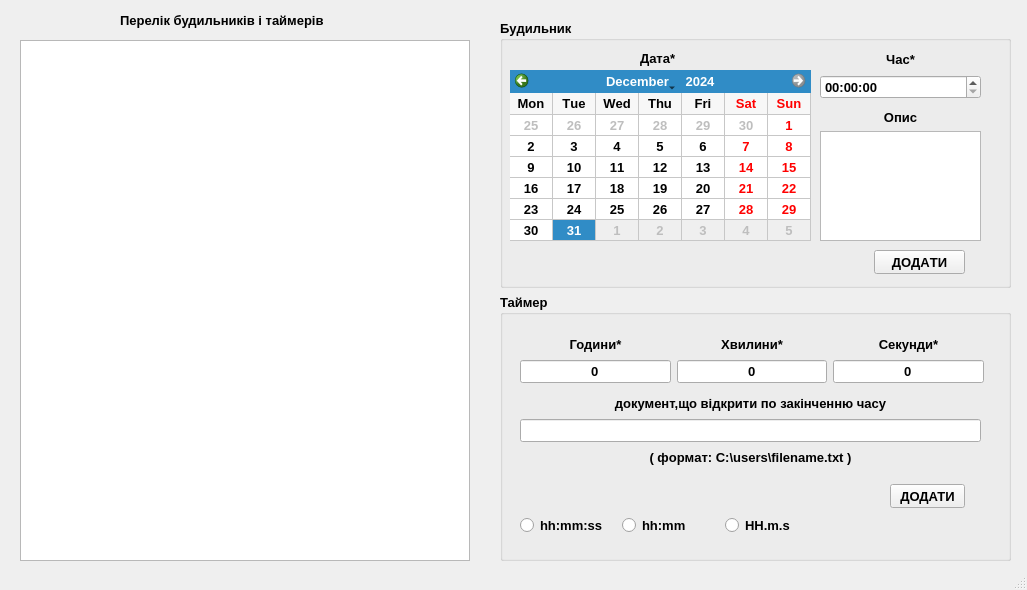
<?xml version="1.0" encoding="UTF-8"?>
<ui version="4.0">
 <class>MainWindow</class>
 <widget class="QMainWindow" name="MainWindow">
  <property name="geometry">
   <rect>
    <x>0</x>
    <y>0</y>
    <width>1027</width>
    <height>590</height>
   </rect>
  </property>
  <property name="windowTitle">
   <string>MainWindow</string>
  </property>
  <widget class="QWidget" name="centralwidget">
   <widget class="QListWidget" name="listWidget">
    <property name="geometry">
     <rect>
      <x>20</x>
      <y>40</y>
      <width>450</width>
      <height>521</height>
     </rect>
    </property>
   </widget>
   <widget class="QLabel" name="label_8">
    <property name="geometry">
     <rect>
      <x>120</x>
      <y>10</y>
      <width>211</width>
      <height>20</height>
     </rect>
    </property>
    <property name="font">
     <font>
      <pointsize>10</pointsize>
      <bold>true</bold>
     </font>
    </property>
    <property name="text">
     <string>Перелік будильників і таймерів</string>
    </property>
   </widget>
   <widget class="QWidget" name="layoutWidget">
    <property name="geometry">
     <rect>
      <x>500</x>
      <y>20</y>
      <width>511</width>
      <height>541</height>
     </rect>
    </property>
    <layout class="QVBoxLayout" name="verticalLayout_3">
     <item>
      <widget class="QGroupBox" name="groupBox">
       <property name="font">
        <font>
         <pointsize>10</pointsize>
         <bold>true</bold>
         <kerning>false</kerning>
        </font>
       </property>
       <property name="title">
        <string notr="true">Будильник</string>
       </property>
       <property name="flat">
        <bool>false</bool>
       </property>
       <property name="checkable">
        <bool>false</bool>
       </property>
       <widget class="QCalendarWidget" name="calendarWidget">
        <property name="geometry">
         <rect>
          <x>10</x>
          <y>50</y>
          <width>301</width>
          <height>171</height>
         </rect>
        </property>
        <property name="minimumDate">
         <date>
          <year>2023</year>
          <month>1</month>
          <day>28</day>
         </date>
        </property>
        <property name="maximumDate">
         <date>
          <year>2024</year>
          <month>12</month>
          <day>31</day>
         </date>
        </property>
        <property name="gridVisible">
         <bool>true</bool>
        </property>
        <property name="horizontalHeaderFormat">
         <enum>QCalendarWidget::ShortDayNames</enum>
        </property>
        <property name="verticalHeaderFormat">
         <enum>QCalendarWidget::NoVerticalHeader</enum>
        </property>
       </widget>
       <widget class="QPushButton" name="pushButton">
        <property name="geometry">
         <rect>
          <x>374</x>
          <y>230</y>
          <width>91</width>
          <height>24</height>
         </rect>
        </property>
        <property name="text">
         <string>ДОДАТИ</string>
        </property>
       </widget>
       <widget class="QWidget" name="layoutWidget">
        <property name="geometry">
         <rect>
          <x>320</x>
          <y>30</y>
          <width>161</width>
          <height>49</height>
         </rect>
        </property>
        <layout class="QVBoxLayout" name="verticalLayout">
         <item>
          <widget class="QLabel" name="label">
           <property name="text">
            <string>Час*</string>
           </property>
           <property name="alignment">
            <set>Qt::AlignCenter</set>
           </property>
          </widget>
         </item>
         <item>
          <widget class="QTimeEdit" name="timeEdit"/>
         </item>
        </layout>
       </widget>
       <widget class="QWidget" name="layoutWidget">
        <property name="geometry">
         <rect>
          <x>320</x>
          <y>90</y>
          <width>161</width>
          <height>131</height>
         </rect>
        </property>
        <layout class="QVBoxLayout" name="verticalLayout_2">
         <item>
          <widget class="QLabel" name="label_2">
           <property name="text">
            <string>Опис</string>
           </property>
           <property name="alignment">
            <set>Qt::AlignCenter</set>
           </property>
          </widget>
         </item>
         <item>
          <widget class="QTextEdit" name="textEdit"/>
         </item>
        </layout>
       </widget>
       <widget class="QLabel" name="label_9">
        <property name="geometry">
         <rect>
          <x>140</x>
          <y>30</y>
          <width>49</width>
          <height>16</height>
         </rect>
        </property>
        <property name="text">
         <string>Дата*</string>
        </property>
       </widget>
      </widget>
     </item>
     <item>
      <widget class="QGroupBox" name="groupBox_2">
       <property name="font">
        <font>
         <pointsize>10</pointsize>
         <bold>true</bold>
        </font>
       </property>
       <property name="title">
        <string>Таймер</string>
       </property>
       <widget class="QPushButton" name="pushButton_2">
        <property name="geometry">
         <rect>
          <x>390</x>
          <y>190</y>
          <width>75</width>
          <height>24</height>
         </rect>
        </property>
        <property name="text">
         <string>ДОДАТИ</string>
        </property>
       </widget>
       <widget class="QWidget" name="layoutWidget">
        <property name="geometry">
         <rect>
          <x>20</x>
          <y>40</y>
          <width>464</width>
          <height>49</height>
         </rect>
        </property>
        <layout class="QGridLayout" name="gridLayout">
         <item row="0" column="0">
          <widget class="QLabel" name="label_3">
           <property name="font">
            <font>
             <pointsize>10</pointsize>
             <bold>true</bold>
            </font>
           </property>
           <property name="text">
            <string>Години*</string>
           </property>
           <property name="alignment">
            <set>Qt::AlignCenter</set>
           </property>
          </widget>
         </item>
         <item row="0" column="1">
          <widget class="QLabel" name="label_4">
           <property name="font">
            <font>
             <pointsize>10</pointsize>
             <bold>true</bold>
            </font>
           </property>
           <property name="text">
            <string>Хвилини*</string>
           </property>
           <property name="alignment">
            <set>Qt::AlignCenter</set>
           </property>
          </widget>
         </item>
         <item row="0" column="2">
          <widget class="QLabel" name="label_5">
           <property name="font">
            <font>
             <pointsize>10</pointsize>
             <bold>true</bold>
            </font>
           </property>
           <property name="text">
            <string>Секунди*</string>
           </property>
           <property name="alignment">
            <set>Qt::AlignCenter</set>
           </property>
          </widget>
         </item>
         <item row="1" column="0">
          <widget class="QLineEdit" name="lineEdit">
           <property name="font">
            <font>
             <pointsize>10</pointsize>
             <bold>true</bold>
            </font>
           </property>
           <property name="text">
            <string>0</string>
           </property>
           <property name="alignment">
            <set>Qt::AlignCenter</set>
           </property>
          </widget>
         </item>
         <item row="1" column="1">
          <widget class="QLineEdit" name="lineEdit_2">
           <property name="font">
            <font>
             <pointsize>10</pointsize>
             <bold>true</bold>
            </font>
           </property>
           <property name="text">
            <string>0</string>
           </property>
           <property name="alignment">
            <set>Qt::AlignCenter</set>
           </property>
          </widget>
         </item>
         <item row="1" column="2">
          <widget class="QLineEdit" name="lineEdit_3">
           <property name="font">
            <font>
             <pointsize>10</pointsize>
             <bold>true</bold>
            </font>
           </property>
           <property name="text">
            <string>0</string>
           </property>
           <property name="alignment">
            <set>Qt::AlignCenter</set>
           </property>
          </widget>
         </item>
        </layout>
       </widget>
       <widget class="QWidget" name="layoutWidget">
        <property name="geometry">
         <rect>
          <x>20</x>
          <y>100</y>
          <width>461</width>
          <height>73</height>
         </rect>
        </property>
        <layout class="QVBoxLayout" name="verticalLayout_4">
         <item>
          <widget class="QLabel" name="label_6">
           <property name="text">
            <string>документ,що відкрити по закінченню часу</string>
           </property>
           <property name="alignment">
            <set>Qt::AlignCenter</set>
           </property>
          </widget>
         </item>
         <item>
          <widget class="QLineEdit" name="lineEdit_4"/>
         </item>
         <item>
          <widget class="QLabel" name="label_7">
           <property name="font">
            <font>
             <pointsize>10</pointsize>
             <italic>false</italic>
             <bold>true</bold>
             <underline>false</underline>
             <strikeout>false</strikeout>
             <kerning>false</kerning>
            </font>
           </property>
           <property name="text">
            <string>( формат: C:\users\filename.txt )</string>
           </property>
           <property name="alignment">
            <set>Qt::AlignCenter</set>
           </property>
          </widget>
         </item>
        </layout>
       </widget>
       <widget class="QWidget" name="">
        <property name="geometry">
         <rect>
          <x>20</x>
          <y>220</y>
          <width>301</width>
          <height>24</height>
         </rect>
        </property>
        <layout class="QHBoxLayout" name="horizontalLayout">
         <item>
          <widget class="QRadioButton" name="radioButton_3">
           <property name="text">
            <string>hh:mm:ss</string>
           </property>
          </widget>
         </item>
         <item>
          <widget class="QRadioButton" name="radioButton_4">
           <property name="text">
            <string>hh:mm</string>
           </property>
          </widget>
         </item>
         <item>
          <widget class="QRadioButton" name="radioButton_5">
           <property name="text">
            <string>HH.m.s</string>
           </property>
          </widget>
         </item>
        </layout>
       </widget>
      </widget>
     </item>
    </layout>
   </widget>
  </widget>
  <widget class="QStatusBar" name="statusbar"/>
  <action name="action_2">
   <property name="text">
    <string>Таймер</string>
   </property>
  </action>
 </widget>
 <resources/>
 <connections/>
</ui>
